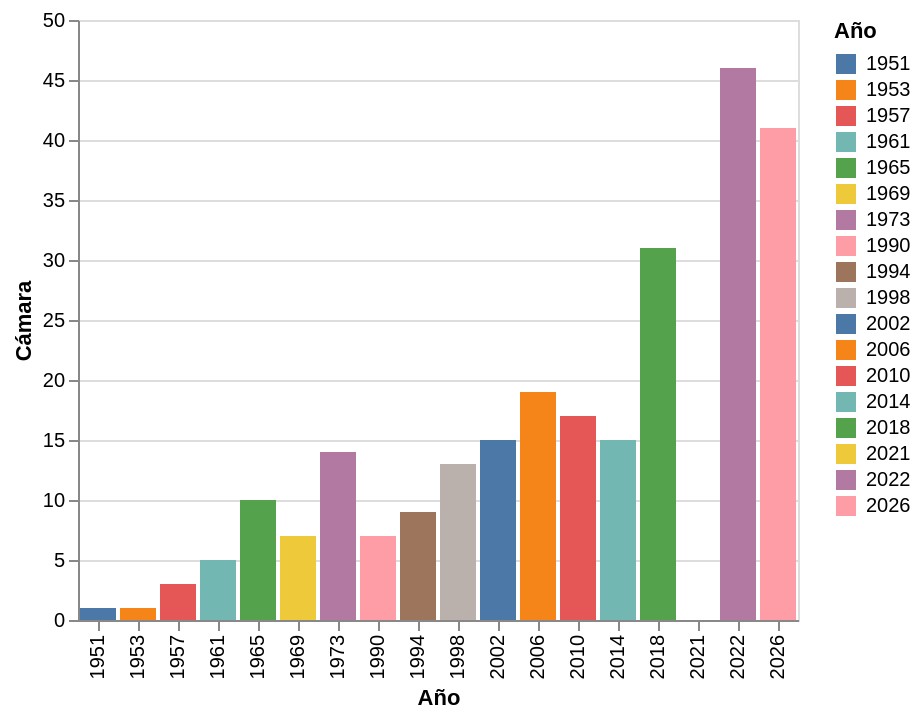

Source (notebook cell):
### Code cell
alt.Chart(df).mark_bar().encode(
    x="Año:N",
    y="Cámara:Q",
    color="Año:N"
)

### Figure 1 — Vega-Lite specification as saved in the notebook (floating-point values rounded to 4 significant figures)
{"config": {"view": {"continuousWidth": 300, "continuousHeight": 300}}, "data": {"name": "data-29d8a69b434acdfad5c1fd866ec790ce"}, "mark": {"type": "bar"}, "encoding": {"color": {"field": "Año", "type": "nominal"}, "x": {"field": "Año", "type": "nominal"}, "y": {"field": "Cámara", "type": "quantitative"}}, "$schema": "https://vega.github.io/schema/vega-lite/v5.20.1.json", "datasets": {"data-29d8a69b434acdfad5c1fd866ec790ce": [{"Año": 1951, "Total Congreso": 1, "Cámara": 1, "Senado": 0}, {"Año": 1953, "Total Congreso": 2, "Cámara": 1, "Senado": 1}, {"Año": 1957, "Total Congreso": 3, "Cámara": 3, "Senado": 0}, {"Año": 1961, "Total Congreso": 5, "Cámara": 5, "Senado": 0}, {"Año": 1965, "Total Congreso": 10, "Cámara": 10, "Senado": 0}, {"Año": 1969, "Total Congreso": 7, "Cámara": 7, "Senado": 0}, {"Año": 1973, "Total Congreso": 16, "Cámara": 14, "Senado": 2}, {"Año": 1990, "Total Congreso": 9, "Cámara": 7, "Senado": 2}, {"Año": 1994, "Total Congreso": 11, "Cámara": 9, "Senado": 2}, {"Año": 1998, "Total Congreso": 15, "Cámara": 13, "Senado": 2}, {"Año": 2002, "Total Congreso": 17, "Cámara": 15, "Senado": 2}, {"Año": 2006, "Total Congreso": 21, "Cámara": 19, "Senado": 2}, {"Año": 2010, "Total Congreso": 22, "Cámara": 17, "Senado": 5}, {"Año": 2014, "Total Congreso": 22, "Cámara": 15, "Senado": 7}, {"Año": 2018, "Total Congreso": 41, "Cámara": 31, "Senado": 10}, {"Año": 2021, "Total Congreso": 10, "Cámara": 0, "Senado": 10}, {"Año": 2022, "Total Congreso": 47, "Cámara": 46, "Senado": 1}, {"Año": 2026, "Total Congreso": 56, "Cámara": 41, "Senado": 15}]}}
